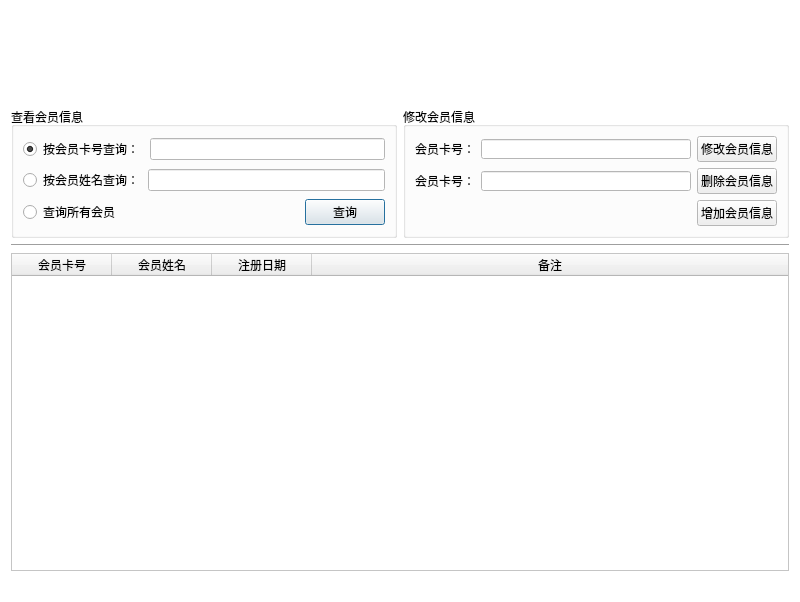
<?xml version="1.0" encoding="UTF-8"?>
<ui version="4.0">
 <class>AssociatorClass</class>
 <widget class="QDialog" name="AssociatorClass">
  <property name="geometry">
   <rect>
    <x>0</x>
    <y>0</y>
    <width>800</width>
    <height>602</height>
   </rect>
  </property>
  <property name="minimumSize">
   <size>
    <width>800</width>
    <height>602</height>
   </size>
  </property>
  <property name="maximumSize">
   <size>
    <width>800</width>
    <height>602</height>
   </size>
  </property>
  <property name="palette">
   <palette>
    <active>
     <colorrole role="Base">
      <brush brushstyle="SolidPattern">
       <color alpha="255">
        <red>255</red>
        <green>255</green>
        <blue>255</blue>
       </color>
      </brush>
     </colorrole>
     <colorrole role="Window">
      <brush brushstyle="SolidPattern">
       <color alpha="255">
        <red>255</red>
        <green>255</green>
        <blue>255</blue>
       </color>
      </brush>
     </colorrole>
    </active>
    <inactive>
     <colorrole role="Base">
      <brush brushstyle="SolidPattern">
       <color alpha="255">
        <red>255</red>
        <green>255</green>
        <blue>255</blue>
       </color>
      </brush>
     </colorrole>
     <colorrole role="Window">
      <brush brushstyle="SolidPattern">
       <color alpha="255">
        <red>255</red>
        <green>255</green>
        <blue>255</blue>
       </color>
      </brush>
     </colorrole>
    </inactive>
    <disabled>
     <colorrole role="Base">
      <brush brushstyle="SolidPattern">
       <color alpha="255">
        <red>255</red>
        <green>255</green>
        <blue>255</blue>
       </color>
      </brush>
     </colorrole>
     <colorrole role="Window">
      <brush brushstyle="SolidPattern">
       <color alpha="255">
        <red>255</red>
        <green>255</green>
        <blue>255</blue>
       </color>
      </brush>
     </colorrole>
    </disabled>
   </palette>
  </property>
  <property name="windowTitle">
   <string>会员管理</string>
  </property>
  <property name="windowIcon">
   <iconset resource="management.qrc">
    <normaloff>:/Management/Resources/ico.ico</normaloff>:/Management/Resources/ico.ico</iconset>
  </property>
  <layout class="QVBoxLayout" name="verticalLayout_2">
   <item>
    <widget class="QLabel" name="label">
     <property name="minimumSize">
      <size>
       <width>0</width>
       <height>90</height>
      </size>
     </property>
     <property name="text">
      <string/>
     </property>
    </widget>
   </item>
   <item>
    <layout class="QHBoxLayout" name="horizontalLayout_4">
     <item>
      <widget class="QGroupBox" name="groupBox_26">
       <property name="minimumSize">
        <size>
         <width>0</width>
         <height>0</height>
        </size>
       </property>
       <property name="maximumSize">
        <size>
         <width>16777215</width>
         <height>16777215</height>
        </size>
       </property>
       <property name="title">
        <string>查看会员信息</string>
       </property>
       <layout class="QVBoxLayout" name="verticalLayout_68">
        <item>
         <layout class="QHBoxLayout" name="horizontalLayout_92">
          <item>
           <widget class="QRadioButton" name="associatorID_search_associator_RBTN">
            <property name="text">
             <string>按会员卡号查询：</string>
            </property>
            <property name="checked">
             <bool>true</bool>
            </property>
           </widget>
          </item>
          <item>
           <widget class="QLineEdit" name="associatorID_search_associator_LE"/>
          </item>
         </layout>
        </item>
        <item>
         <layout class="QHBoxLayout" name="horizontalLayout_93">
          <item>
           <widget class="QRadioButton" name="associatorName_search_associator_RBTN">
            <property name="maximumSize">
             <size>
              <width>119</width>
              <height>16777215</height>
             </size>
            </property>
            <property name="text">
             <string>按会员姓名查询：</string>
            </property>
           </widget>
          </item>
          <item>
           <widget class="QLineEdit" name="associatorName_search_associator_LE">
            <property name="enabled">
             <bool>false</bool>
            </property>
           </widget>
          </item>
         </layout>
        </item>
        <item>
         <layout class="QHBoxLayout" name="horizontalLayout_94">
          <item>
           <widget class="QRadioButton" name="associatorAll_search_associator_RBTN">
            <property name="text">
             <string>查询所有会员</string>
            </property>
           </widget>
          </item>
          <item>
           <spacer name="horizontalSpacer_34">
            <property name="orientation">
             <enum>Qt::Horizontal</enum>
            </property>
            <property name="sizeHint" stdset="0">
             <size>
              <width>40</width>
              <height>20</height>
             </size>
            </property>
           </spacer>
          </item>
          <item>
           <widget class="QPushButton" name="search_search_associator_BTN">
            <property name="text">
             <string>查询</string>
            </property>
           </widget>
          </item>
         </layout>
        </item>
       </layout>
      </widget>
     </item>
     <item>
      <widget class="QGroupBox" name="groupBox_27">
       <property name="minimumSize">
        <size>
         <width>0</width>
         <height>0</height>
        </size>
       </property>
       <property name="title">
        <string>修改会员信息</string>
       </property>
       <layout class="QVBoxLayout" name="verticalLayout">
        <item>
         <layout class="QHBoxLayout" name="horizontalLayout">
          <item>
           <widget class="QLabel" name="label_54">
            <property name="maximumSize">
             <size>
              <width>16777215</width>
              <height>20</height>
             </size>
            </property>
            <property name="text">
             <string>会员卡号：</string>
            </property>
           </widget>
          </item>
          <item>
           <widget class="QLineEdit" name="associatorID_modify_associator_LE">
            <property name="maximumSize">
             <size>
              <width>16777215</width>
              <height>20</height>
             </size>
            </property>
           </widget>
          </item>
          <item>
           <widget class="QPushButton" name="modify_modify_associator_BTN">
            <property name="text">
             <string>修改会员信息</string>
            </property>
           </widget>
          </item>
         </layout>
        </item>
        <item>
         <layout class="QHBoxLayout" name="horizontalLayout_2">
          <item>
           <widget class="QLabel" name="label_55">
            <property name="maximumSize">
             <size>
              <width>16777215</width>
              <height>20</height>
             </size>
            </property>
            <property name="text">
             <string>会员卡号：</string>
            </property>
           </widget>
          </item>
          <item>
           <widget class="QLineEdit" name="associatorID_del_associator_LE">
            <property name="maximumSize">
             <size>
              <width>16777215</width>
              <height>20</height>
             </size>
            </property>
           </widget>
          </item>
          <item>
           <widget class="QPushButton" name="del_modify_associator_BTN">
            <property name="text">
             <string>删除会员信息</string>
            </property>
           </widget>
          </item>
         </layout>
        </item>
        <item>
         <layout class="QHBoxLayout" name="horizontalLayout_3">
          <item>
           <spacer name="horizontalSpacer">
            <property name="orientation">
             <enum>Qt::Horizontal</enum>
            </property>
            <property name="sizeHint" stdset="0">
             <size>
              <width>40</width>
              <height>20</height>
             </size>
            </property>
           </spacer>
          </item>
          <item>
           <widget class="QPushButton" name="add_modify_associator_BTN">
            <property name="text">
             <string>增加会员信息</string>
            </property>
           </widget>
          </item>
         </layout>
        </item>
       </layout>
      </widget>
     </item>
    </layout>
   </item>
   <item>
    <widget class="Line" name="line_12">
     <property name="frameShadow">
      <enum>QFrame::Sunken</enum>
     </property>
     <property name="lineWidth">
      <number>1</number>
     </property>
     <property name="orientation">
      <enum>Qt::Horizontal</enum>
     </property>
    </widget>
   </item>
   <item>
    <widget class="QTableWidget" name="associatorInfo_associator_TBW">
     <property name="toolTip">
      <string/>
     </property>
     <property name="statusTip">
      <string/>
     </property>
     <property name="whatsThis">
      <string/>
     </property>
     <property name="editTriggers">
      <set>QAbstractItemView::NoEditTriggers</set>
     </property>
     <property name="selectionBehavior">
      <enum>QAbstractItemView::SelectRows</enum>
     </property>
     <attribute name="horizontalHeaderStretchLastSection">
      <bool>true</bool>
     </attribute>
     <attribute name="verticalHeaderVisible">
      <bool>false</bool>
     </attribute>
     <column>
      <property name="text">
       <string>会员卡号</string>
      </property>
     </column>
     <column>
      <property name="text">
       <string>会员姓名</string>
      </property>
     </column>
     <column>
      <property name="text">
       <string>注册日期</string>
      </property>
     </column>
     <column>
      <property name="text">
       <string>备注</string>
      </property>
     </column>
    </widget>
   </item>
   <item>
    <widget class="QLabel" name="status_associator_LB">
     <property name="text">
      <string/>
     </property>
    </widget>
   </item>
  </layout>
 </widget>
 <resources>
  <include location="management.qrc"/>
 </resources>
 <connections/>
</ui>
